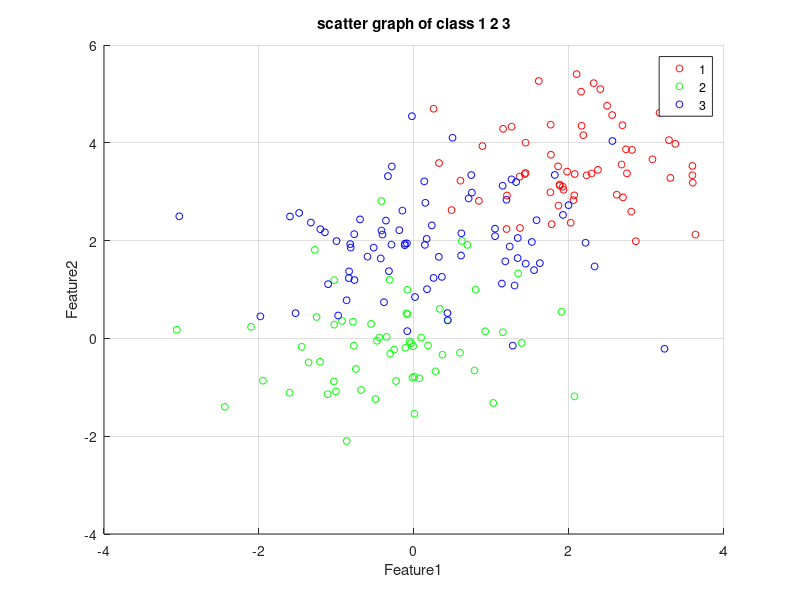
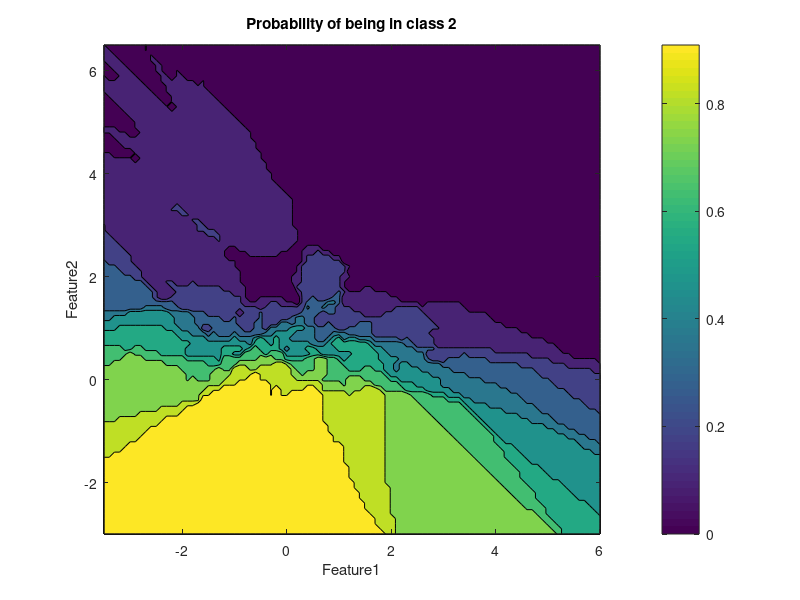
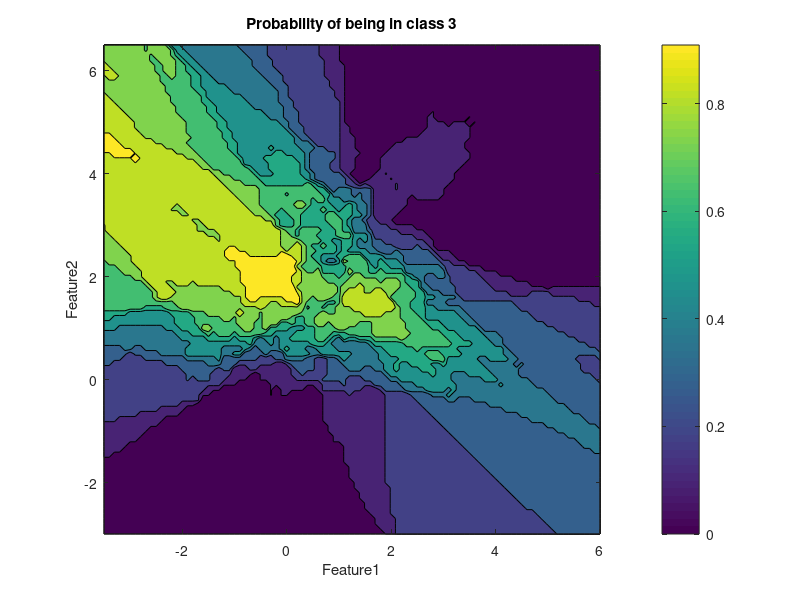
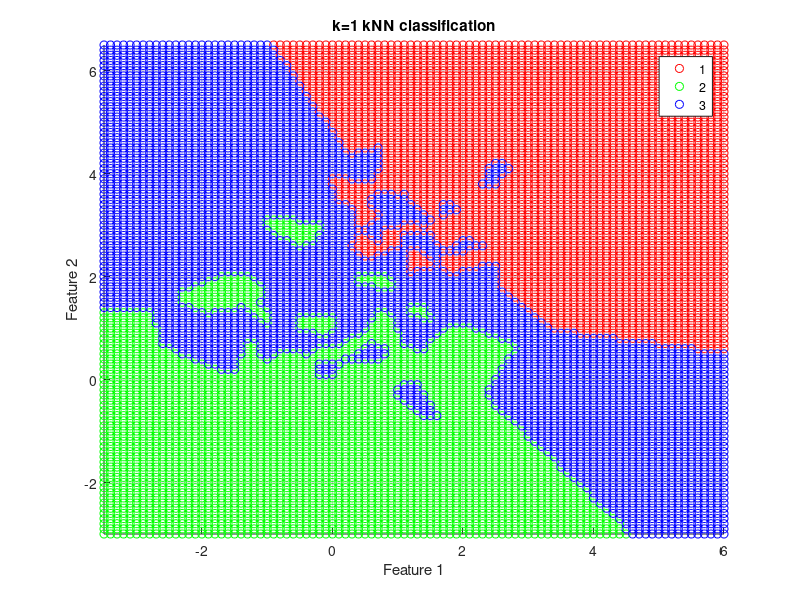

Source code (MATLAB) for these figures, in order:
% EC 503 Learning from Data
% Homework 2
% by Wenjun Zhang
%
% Nearest Neighbor Classifier
%
% Problem 2.5 a, b, c, d


clc, clear;
rng('default');
defaultseed = rng;

fprintf("==== Loading data_knnSimulation.mat\n");
load("data_knnSimulation.mat")

Ntrain = size(Xtrain,1);

%% a) Plotting
% include a scatter plot
% MATLAB function: gscatter()
figure;
gscatter(Xtrain(:,1),Xtrain(:,2),ytrain,'rgb','o',5);
grid on;
% label axis and include title
xlabel('Feature1');
ylabel('Feature2');
title('scatter graph of class 1 2 3');

%% b)Plotting Probabilities on a 2D map
K = 10;
% specify grid
[Xgrid, Ygrid]=meshgrid([-3.5:0.1:6],[-3:0.1:6.5]);
Xtest = [Xgrid(:),Ygrid(:)];
[Ntest,dim]=size(Xtest);

% compute probabilities of being in class 2 for each point on grid
probabilities = zeros(Ntest,1);
%for class 2
for i =1:Ntest
    test_point = Xtest(i,:)
    %find the Euclidean distance from this test point to all training point
    distances = sqrt(sum((Xtrain-test_point).^2,2));
    [values,indexes]=sort(distances);
    Knearest = indexes(1:K);
    probabilities(i) = sum(ytrain(Knearest) == 2)/K;
    
end
% Figure for class 2
figure
class2ProbonGrid = reshape(probabilities,size(Xgrid));
contourf(Xgrid,Ygrid,class2ProbonGrid);
colorbar;
% remember to include title and labels!
xlabel('Feature1')
ylabel('Feature2')
title('Probability of being in class 2')


% repeat steps above for class 3 below

% compute probabilities of being in class 3 for each point on grid
probabilities = zeros(Ntest, 1);
%for class 3
for i =1:Ntest
    %find the Euclidean distance from this test point to all training point
    test_point = Xtest(i,:)
    distances = sqrt(sum((Xtrain-test_point).^2,2));
    
    [values,indexes]=sort(distances);
    Knearest = indexes(1:K);
    probabilities(i) = sum(ytrain(Knearest) == 3)/K;
end
% Figure for class 2
figure
class3ProbonGrid = reshape(probabilities,size(Xgrid));
contourf(Xgrid,Ygrid,class3ProbonGrid);
colorbar;
% remember to include title and labels!
xlabel('Feature1')
ylabel('Feature2')
title('Probability of being in class 3')
%% c) Class label predictions
K = 1 ; % K = 1 case

% compute predictions 
ypred = zeros(Ntest,1)
for i=1:Ntest 
    test_point=Xtest(i,:);
    distances = sqrt(sum((Xtrain-test_point).^2,2))
    [values,indexes]=min(distances);
    ypred(i)=ytrain(indexes);
end
figure
gscatter(Xgrid(:),Ygrid(:),ypred,'rgb')
grid on;
xlim([-3.5,6]);
ylim([-3,6.5]);
% remember to include title and labels!
xlabel('Feature 1')
ylabel('Feature 2')
title('k=1 kNN classification')

% repeat steps above for the K=5 case. Include code for this below.

K = 5 ; % K = 5 case

% compute predictions 
ypred = zeros(Ntest,1)
for i=1:Ntest 
    test_point=Xtest(i,:);
    distances = sqrt(sum((Xtrain-test_point).^2,2))
    [values,indexes]=sort(distances);
    Knearest = indexes(1:K);
    % using majority vote to predict the label
    ypred(i)=mode(ytrain(Knearest));
end
figure
gscatter(Xgrid(:),Ygrid(:),ypred,'rgb')
grid on;
xlim([-3.5,6]);
ylim([-3,6.5]);
% remember to include title and labels!
xlabel('Feature 1')
ylabel('Feature 2')
title('k=5 kNN classification')
%% d) LOOCV CCR computations

for k = 1:2:11
    % determine leave-one-out predictions for k
    ypred = zeros(Ntrain,1);
    for i=1:Ntrain
        X_LOOCV_train=Xtrain;
        X_LOOCV_train(i,:) = [];
        y_LOOCV_train=ytrain;
        y_LOOCV_train(i)=[];
    
        test_point = Xtrain(i,:);
    
        distances = sqrt(sum((X_LOOCV_train-test_point).^2,2));
        [values,indexes] = sort(distances);
        Knearest = y_LOOCV_train(indexes(1:k));
        ypred(i)=mode(Knearest);
    end
    % compute confusion matrix
    conf_mat = confusionmat(ytrain, ypred);
    % from confusion matrix, compute CCR
    CCR = sum(diag(conf_mat)) / Ntrain;
    
    % below is logic for collecting CCRs into one vector
    if k == 1
        CCR_values = CCR;
    else
        CCR_values = [CCR_values, CCR];
    end
end

% plot CCR values for k = 1,3,5,7,9,11
% label x/y axes and include title
plot(1:2:11, CCR_values, '-o');
xlabel('k');
ylabel('CCR');
title('Correct Classification Rate (CCR) as a function of k');
grid on;